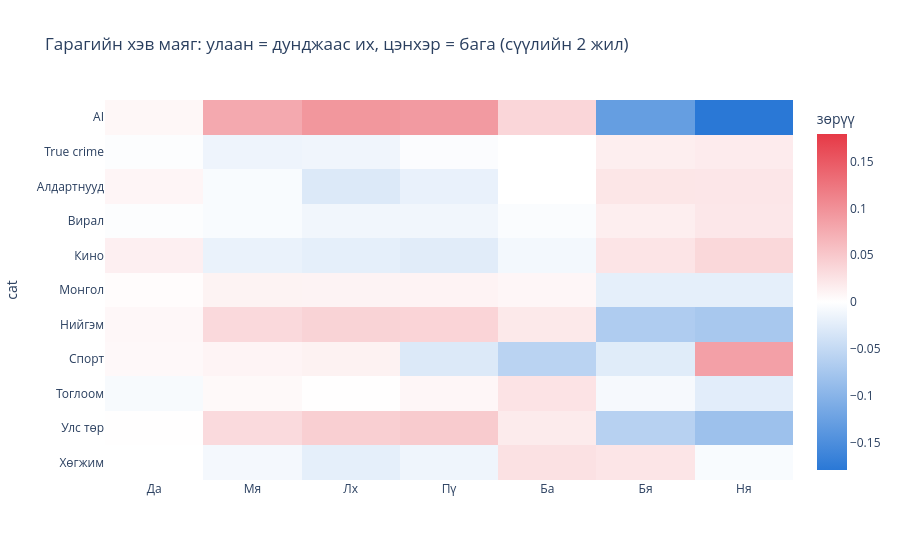

The cell this chart's notebook holds for it:
### Markdown cell above
## B. Гарагийн хэв маяг

### Code cell
w = c[c["date"] > c["date"].max() - pd.Timedelta(days=730)].copy()
w["dow"] = w["date"].dt.dayofweek
idx = w.groupby(["cat", "dow"])["y"].mean().unstack()
idx = idx.sub(idx.mean(axis=1), axis=0)            # ангилал бүрийн дунджаас зөрүү
idx.columns = ["Да", "Мя", "Лх", "Пү", "Ба", "Бя", "Ня"]
fig = px.imshow(idx, color_continuous_scale=[BLUE, "#ffffff", RED], color_continuous_midpoint=0, aspect="auto",
                title="Гарагийн хэв маяг: улаан = дунджаас их, цэнхэр = бага (сүүлийн 2 жил)")
fig.update_layout(coloraxis_colorbar_title="зөрүү")
fig.show()

### Figure 1 — Plotly figure (JSON) as saved in the notebook; plotly's stock layout.template omitted (floating-point values rounded to 4 significant figures)
{"data": [{"coloraxis": "coloraxis", "hovertemplate": "x: %{x}<br>cat: %{y}<br>color: %{z}<extra></extra>", "name": "0", "type": "heatmap", "x": ["Да", "Мя", "Лх", "Пү", "Ба", "Бя", "Ня"], "xaxis": "x", "y": ["AI", "True crime", "Алдартнууд", "Вирал", "Кино", "Монгол", "Нийгэм", "Спорт", "Тоглоом", "Улс төр", "Хөгжим"], "yaxis": "y", "z": [[0.007624, 0.0781, 0.09468, 0.09138, 0.03718, -0.1294, -0.1795], [-0.00263, -0.01418, -0.01296, -0.003641, -0.0001252, 0.01572, 0.01781], [0.008861, -0.005542, -0.02937, -0.01896, -0.0002862, 0.02307, 0.02223], [-0.002722, -0.005842, -0.012, -0.01187, -0.003998, 0.01509, 0.02134], [0.01407, -0.01741, -0.02165, -0.02525, -0.009695, 0.02416, 0.03577], [0.002626, 0.01126, 0.01098, 0.01075, 0.007836, -0.02158, -0.02187], [0.007229, 0.03406, 0.04011, 0.03929, 0.0201, -0.06784, -0.07295], [0.006252, 0.009718, 0.01217, -0.02992, -0.05805, -0.0259, 0.08573], [-0.006862, 0.005377, 0.0005049, 0.007967, 0.02495, -0.007871, -0.02407], [0.001187, 0.03315, 0.0433, 0.04743, 0.01814, -0.06081, -0.08241], [-0.0001972, -0.009117, -0.02153, -0.01342, 0.02695, 0.02323, -0.005916]]}], "layout": {"coloraxis": {"autocolorscale": false, "cmid": 0, "colorbar": {"title": {"text": "зөрүү"}}, "colorscale": [[0.0, "#2a78d6"], [0.5, "#ffffff"], [1.0, "#e63946"]]}, "title": {"text": "Гарагийн хэв маяг: улаан = дунджаас их, цэнхэр = бага (сүүлийн 2 жил)"}, "xaxis": {"anchor": "y", "domain": [0.0, 1.0]}, "yaxis": {"anchor": "x", "autorange": "reversed", "domain": [0.0, 1.0], "title": {"text": "cat"}}}}
